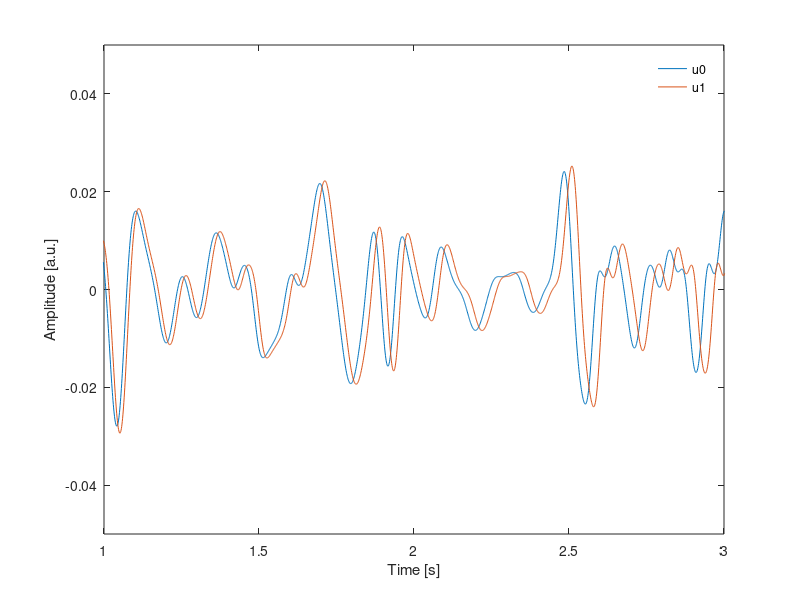

Recreate this plot in MATLAB. (Note: this script raises an error after producing the figure.)
clear all
close all
clc

addpath('src/');

% this script runs an example of the moving window stretching method

% u0 = reference trace at 6 km/s
% u1 = perturbed trace at 5.94 km/s (a -1.0% perturbation)

%% load the data and plot section

load('exampleData/traces.mat');

npts = numel( u0 ); % number of points in traces

tArray = ( 0 : npts - 1 ) .* dt; % time vector

figure;
plot(tArray,u0); hold on;
plot(tArray,u1);
xlabel('Time [s]'); ylabel('Amplitude [a.u.]');
legend('u0','u1'); legend boxoff;
xlim([1 3]);
ylim([-5e-2 5e-2]);

%% do moving window stretching

winLength = 0.5;     % [s] length of moving window
tStep     = dt * 10; % [s] make a measurement every 'tStep'

dVmax     = 0.02;    % set maximum for stretch parameter search (0.5 = 50%)
dV        = dVmax/6; % sample interval from -dVmax:dV:dVmax for epsilon values

[ ccArray, dtot, tSamp ] = movingWinStretch( u0, u1, dt, winLength, tStep, dVmax, dV );

% tSamp is the array that gives the window center and changes with tStep

figure;
subplot( 2, 1, 1 )
plot( tSamp, ccArray ); ylabel('Corr. Coeff.'); ylim([0.9 1]);
subplot( 2, 1, 2)
plot( tSamp, dtot ); ylabel('\epsilon'); ylim([-dVmax dVmax]);
xlabel('Time [s]');